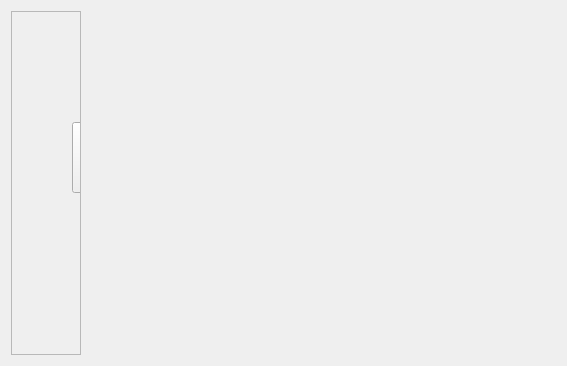
<?xml version="1.0" encoding="UTF-8"?>
<ui version="4.0">
 <class>Tab3ControlPannel</class>
 <widget class="QWidget" name="Tab3ControlPannel">
  <property name="geometry">
   <rect>
    <x>0</x>
    <y>0</y>
    <width>567</width>
    <height>366</height>
   </rect>
  </property>
  <property name="windowTitle">
   <string>Form</string>
  </property>
  <layout class="QFormLayout" name="formLayout_2">
   <item row="0" column="0">
    <widget class="QScrollArea" name="scrollArea">
     <property name="widgetResizable">
      <bool>true</bool>
     </property>
     <widget class="QWidget" name="scrollAreaWidgetContents">
      <property name="geometry">
       <rect>
        <x>0</x>
        <y>0</y>
        <width>547</width>
        <height>346</height>
       </rect>
      </property>
      <layout class="QFormLayout" name="formLayout">
       <item row="0" column="0">
        <widget class="QLabel" name="label">
         <property name="text">
          <string/>
         </property>
         <property name="pixmap">
          <pixmap resource="AiotClient.qrc">:/Images/Image/room1.png</pixmap>
         </property>
        </widget>
       </item>
      </layout>
      <widget class="QPushButton" name="pPBLamp">
       <property name="geometry">
        <rect>
         <x>60</x>
         <y>110</y>
         <width>71</width>
         <height>71</height>
        </rect>
       </property>
       <property name="text">
        <string/>
       </property>
       <property name="icon">
        <iconset resource="AiotClient.qrc">
         <normaloff>:/Images/Image/light_off.png</normaloff>
         <normalon>:/Images/Image/light_on.png</normalon>:/Images/Image/light_off.png</iconset>
       </property>
       <property name="iconSize">
        <size>
         <width>70</width>
         <height>70</height>
        </size>
       </property>
       <property name="checkable">
        <bool>true</bool>
       </property>
       <property name="checked">
        <bool>false</bool>
       </property>
      </widget>
      <widget class="QPushButton" name="pPBPlug">
       <property name="geometry">
        <rect>
         <x>320</x>
         <y>190</y>
         <width>71</width>
         <height>71</height>
        </rect>
       </property>
       <property name="text">
        <string/>
       </property>
       <property name="icon">
        <iconset resource="AiotClient.qrc">
         <normaloff>:/Images/Image/plug_off.png</normaloff>
         <normalon>:/Images/Image/plug_on.png</normalon>:/Images/Image/plug_off.png</iconset>
       </property>
       <property name="iconSize">
        <size>
         <width>70</width>
         <height>70</height>
        </size>
       </property>
       <property name="checkable">
        <bool>true</bool>
       </property>
      </widget>
      <zorder>label</zorder>
      <zorder>pPBPlug</zorder>
      <zorder>pPBLamp</zorder>
     </widget>
    </widget>
   </item>
  </layout>
 </widget>
 <resources>
  <include location="AiotClient.qrc"/>
 </resources>
 <connections/>
</ui>
